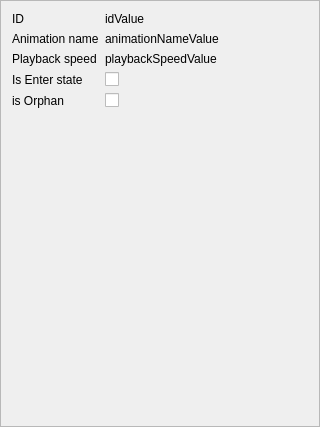
<?xml version="1.0" encoding="UTF-8"?>
<ui version="4.0">
 <class>Frame</class>
 <widget class="QFrame" name="Frame">
  <property name="geometry">
   <rect>
    <x>0</x>
    <y>0</y>
    <width>320</width>
    <height>427</height>
   </rect>
  </property>
  <property name="windowTitle">
   <string>Frame</string>
  </property>
  <property name="frameShape">
   <enum>QFrame::StyledPanel</enum>
  </property>
  <property name="frameShadow">
   <enum>QFrame::Raised</enum>
  </property>
  <layout class="QFormLayout" name="formLayout">
   <item row="0" column="0">
    <widget class="QLabel" name="lblId">
     <property name="text">
      <string>ID</string>
     </property>
    </widget>
   </item>
   <item row="0" column="1">
    <widget class="QLabel" name="lblIdValue">
     <property name="text">
      <string>idValue</string>
     </property>
    </widget>
   </item>
   <item row="1" column="0">
    <widget class="QLabel" name="lblAnimationName">
     <property name="text">
      <string>Animation name</string>
     </property>
    </widget>
   </item>
   <item row="1" column="1">
    <widget class="QLabel" name="lblAnimationNameValue">
     <property name="text">
      <string>animationNameValue</string>
     </property>
    </widget>
   </item>
   <item row="2" column="0">
    <widget class="QLabel" name="lblPlaybackSpeed">
     <property name="text">
      <string>Playback speed</string>
     </property>
    </widget>
   </item>
   <item row="2" column="1">
    <widget class="QLabel" name="lblPlaybackValue">
     <property name="text">
      <string>playbackSpeedValue</string>
     </property>
    </widget>
   </item>
   <item row="3" column="0">
    <widget class="QLabel" name="lblIsEnterState">
     <property name="text">
      <string>Is Enter state</string>
     </property>
    </widget>
   </item>
   <item row="4" column="0">
    <widget class="QLabel" name="label">
     <property name="text">
      <string>is Orphan</string>
     </property>
    </widget>
   </item>
   <item row="3" column="1">
    <widget class="QCheckBox" name="checkBoxEnterState">
     <property name="text">
      <string/>
     </property>
     <property name="checkable">
      <bool>false</bool>
     </property>
     <property name="tristate">
      <bool>false</bool>
     </property>
    </widget>
   </item>
   <item row="4" column="1">
    <widget class="QCheckBox" name="checkBoxOrphan">
     <property name="text">
      <string/>
     </property>
     <property name="checkable">
      <bool>false</bool>
     </property>
    </widget>
   </item>
  </layout>
 </widget>
 <resources/>
 <connections/>
</ui>
